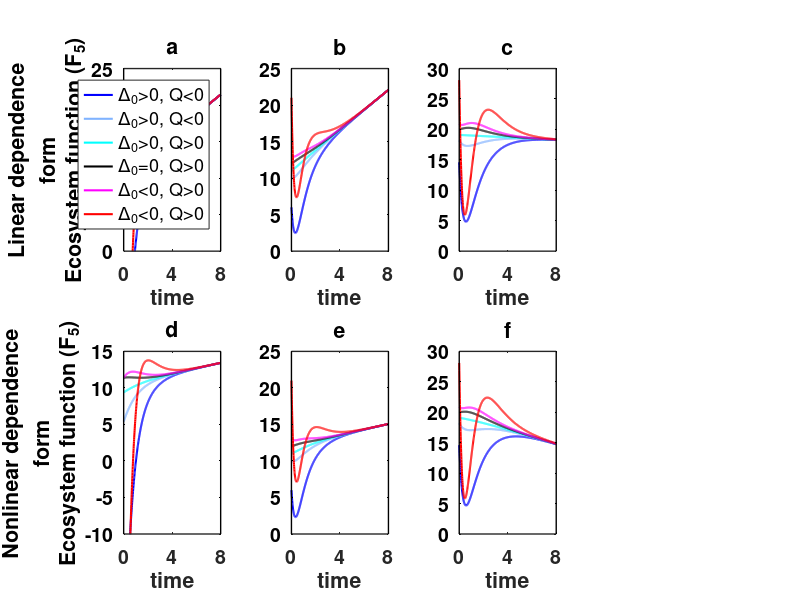

Source code (MATLAB):
% AUTHOR:   Michael Cortez, Florida State University
% DATE:     December 2025
% PURPOSE:  Plot time series for formula F5, assuming linearly increasing climate

% INPUTS:   Parameters for ecosystem function formula (alpha, beta, gamma, kappa)
%           Delta0 = Initial disequilibirum when climate change begins
%           C0 = initial climate
%           r = rate of change of climate
%           lambda = response rate of community

clear all

figure('Position',[10 10 1200 600]);
textsize = 14;

%%%%%%%%%%%%%%%%%%%%%%%%%%%%%%%%%%%%%%%%%%%%%%%%%%%%%%%%%%%%%%%%%%%%%%%%%
%%  Panel A

%%% Define parameters
tvals = 0:0.01:8;
alpha = 10;
beta = 1;
gamma =1;
kappa = 0.5;
eta = 1;
C0 = 1; 
r = 1;
lambda = 0.8;
C = C0 + r*tvals;
Colors = {'b',"#80B3FF",'c', 'k', 'm','r'};
Delta0 = r*lambda - [-5 -1 0 r*lambda+0.2 2 10]+0.2
F = zeros(length(Delta0),length(tvals));

%%% Generate and plot time series
subplot(2,4,1) 
hold on
for ii = 1:length(Delta0)
    %%% Compute time series for community climate equilibrium    
    E = C - r*lambda + (r*lambda - Delta0(ii))*exp(-tvals/lambda);
    %%% Compute time series for ecosystem function
    F(ii,:) = alpha + beta*C + eta*E - gamma.*C.*(E-C).^2;
    plot(tvals,F(ii,:),'-','LineWidth',1.5,'color',Colors{ii})
end
xlim([0 max(tvals)]); set(gca,'XTick',[0 4 8])
ylim([0 25])
xlabel('time') 
ylabel({'Linear dependence'; 'form'; 'Ecosystem function (F_5)'}) 
title('a') 
set(gca,'Box','on', 'Layer','top','LineWidth', 1)
set(gca,'ycolor','k','FontSize',textsize,'FontWeight','Bold')
legend('\Delta_0>0, Q<0','\Delta_0>0, Q<0','\Delta_0>0, Q>0',...
    '\Delta_0=0, Q>0','\Delta_0<0, Q>0','\Delta_0<0, Q>0',...
    'position',[0.35 0.1 1 1],'FontSize', 13)

%%%%%%%%%%%%%%%%%%%%%%%%%%%%%%%%%%%%%%%%%%%%%%%%%%%%%%%%%%%%%%%%%%%%%%%%%
%%  Panel D

%%% Define parameters
% Uses same parameters as Panel A

%%% Generate and plot time series
subplot(2,4,5)
hold on
for ii = 1:length(Delta0)
    %%% Compute time series for community climate equilibrium    
    E = C - r*lambda + (r*lambda - Delta0(ii))*exp(-tvals/lambda);
    %%% Compute time series for ecosystem function
    F(ii,:) = alpha + beta*(1-exp(-C*kappa))+ eta*E - gamma.*C.*(E-C).^2;
    plot(tvals,F(ii,:),'-','LineWidth',1.5,'color',Colors{ii})
end
xlim([0 max(tvals)]); set(gca,'XTick',[0 4 8])
ylim([-10 15])
xlabel('time') 
ylabel({'Nonlinear dependence'; 'form'; 'Ecosystem function (F_5)'}) 
title('d') 
set(gca,'Box','on', 'Layer','top','LineWidth', 1)
set(gca,'ycolor','k','FontSize',textsize,'FontWeight','Bold')


%%%%%%%%%%%%%%%%%%%%%%%%%%%%%%%%%%%%%%%%%%%%%%%%%%%%%%%%%%%%%%%%%%%%%%%%%
%%  Panel B

%%% Define parameters
tvals = 0:0.01:8;
alpha = 12;
beta = 1;
gamma =1;
C0 = 0; 
r = 1;
lambda = 0.8;
eta =1;
C = C0 + r*tvals;
Colors = {'b',"#80B3FF",'c', 'k', 'm','r'};
Delta0 = r*lambda - [-5 -1 0 r*lambda+0.2 2 10]+0.2
F = zeros(length(Delta0),length(tvals));

%%% Generate and plot time series
subplot(2,4,2) 
hold on
for ii = 1:length(Delta0)
    %%% Compute time series for community climate equilibrium    
    E = C - r*lambda + (r*lambda - Delta0(ii))*exp(-tvals/lambda);
    %%% Compute time series for ecosystem function
    F(ii,:) = alpha + beta*C + eta*E - gamma.*C.*(E-C).^2;
    plot(tvals,F(ii,:),'-','LineWidth',1.5,'color',Colors{ii})
end
xlim([0 max(tvals)]); set(gca,'XTick',[0 4 8])
ylim([0 25])
xlabel('time') 
ylabel('') 
title('b') 
set(gca,'Box','on', 'Layer','top','LineWidth', 1)
set(gca,'ycolor','k','FontSize',textsize,'FontWeight','Bold')

%%%%%%%%%%%%%%%%%%%%%%%%%%%%%%%%%%%%%%%%%%%%%%%%%%%%%%%%%%%%%%%%%%%%%%%%%
%%  Panel E

%%% Define parameters
% Uses same parameters as Panel B

%%% Generate and plot time series
subplot(2,4,6)
hold on
for ii = 1:length(Delta0)
    %%% Compute time series for community climate equilibrium    
    E = C - r*lambda + (r*lambda - Delta0(ii))*exp(-tvals/lambda);
    %%% Compute time series for ecosystem function
    F(ii,:) = alpha + beta*(1-exp(-C*kappa)) + eta*E - gamma.*C.*(E-C).^2;
    plot(tvals,F(ii,:),'-','LineWidth',1.5,'color',Colors{ii})
end
xlim([0 max(tvals)]); set(gca,'XTick',[0 4 8])
ylim([0 25])
xlabel('time') 
ylabel('') 
title('e') 
set(gca,'Box','on', 'Layer','top','LineWidth', 1)
set(gca,'ycolor','k','FontSize',textsize,'FontWeight','Bold')

%%%%%%%%%%%%%%%%%%%%%%%%%%%%%%%%%%%%%%%%%%%%%%%%%%%%%%%%%%%%%%%%%%%%%%%%%
%%  Panel C

%%% Define parameters
tvals = 0:0.01:8;
alpha = 20;
beta = 0.5;
gamma =1.5;
C0 = 0; 
r = 1;
eta = 0.9;
lambda = 1;
C = C0 + r*tvals;
Colors = {'b',"#80B3FF",'c', 'k', 'm','r'};
Delta0 = r*lambda - [-5 -1 0 r*lambda 2 10]
F = zeros(length(Delta0),length(tvals));

%%% Generate and plot time series
subplot(2,4,3) 
hold on
for ii = 1:length(Delta0)
    %%% Compute time series for community climate equilibrium    
    E = C - r*lambda + (r*lambda - Delta0(ii))*exp(-tvals/lambda);
    %%% Compute time series for ecosystem function
    F(ii,:) = alpha + beta*C + eta*E - gamma.*C.*(E-C).^2;
    plot(tvals,F(ii,:),'-','LineWidth',1.5,'color',Colors{ii})
end
xlim([0 max(tvals)]); set(gca,'XTick',[0 4 8])
ylim([0 30])
xlabel('time') 
ylabel('') 
title('c') 
set(gca,'Box','on', 'Layer','top','LineWidth', 1)
set(gca,'ycolor','k','FontSize',textsize,'FontWeight','Bold')

%%%%%%%%%%%%%%%%%%%%%%%%%%%%%%%%%%%%%%%%%%%%%%%%%%%%%%%%%%%%%%%%%%%%%%%%%
%%  Panel F

%%% Define parameters
% Uses same parameters as Panel C

%%% Generate and plot time series
subplot(2,4,7)
hold on

for ii = 1:length(Delta0)
    %%% Compute time series for community climate equilibrium    
    E = C - r*lambda + (r*lambda - Delta0(ii))*exp(-tvals/lambda);
    %%% Compute time series for ecosystem function
    F(ii,:) = alpha + beta*(1-exp(-C*kappa)) + eta*E - gamma.*C.*(E-C).^2;
    plot(tvals,F(ii,:),'-','LineWidth',1.5,'color',Colors{ii})
end
xlim([0 max(tvals)]); set(gca,'XTick',[0 4 8])
ylim([0 30])
xlabel('time') 
ylabel('') 
title('f') 
set(gca,'Box','on', 'Layer','top','LineWidth', 1)
set(gca,'ycolor','k','FontSize',textsize,'FontWeight','Bold')
